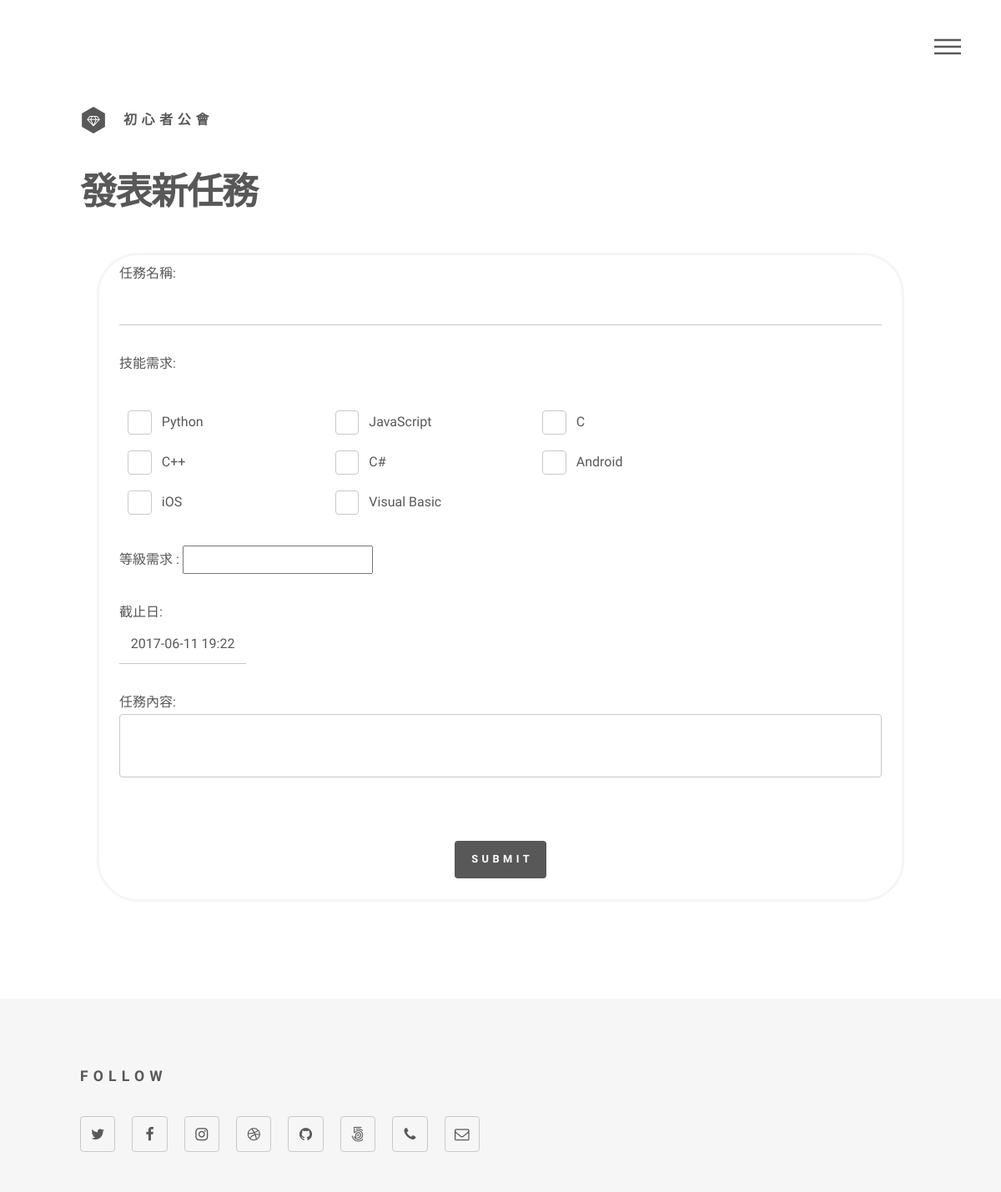
The page /missionboard/new_mission/ on the database as committed earlier.
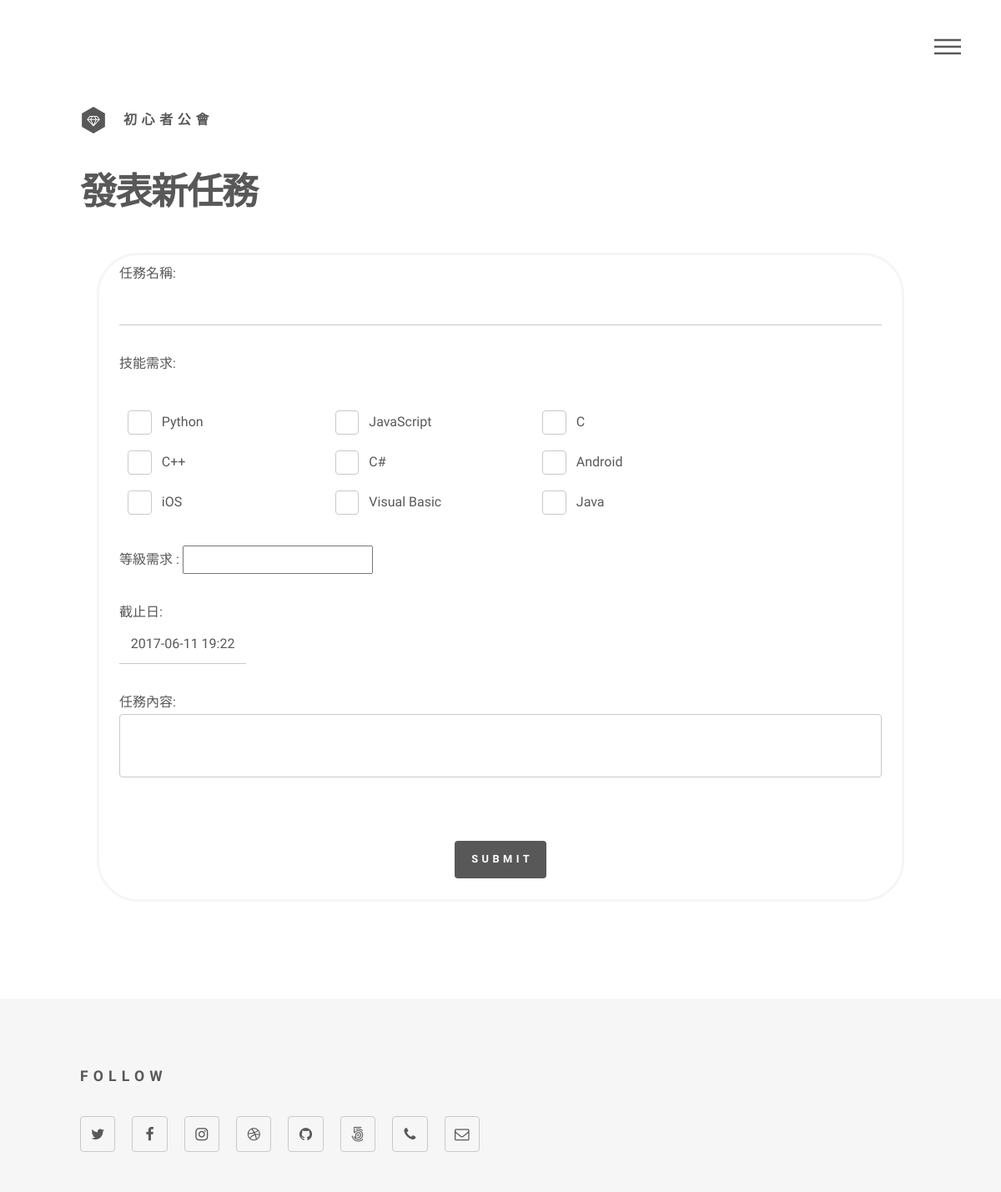
The same page on the database as committed later.
### missionboard/models.py (models this page shows)
class Skill(models.Model):
    name = models.CharField(max_length=50)
    description = models.CharField(max_length=100)
    objects = SkillManager()
    def __str__(self):
        return self.name

### missionboard/views/eason.py (the view, shortened to what this page needs)
def new_mission(request):
    if request.method == 'GET':
        form = NewMissionForm()
        context = {
            'user': get_user(request.user),
            'form': form,
        }
        return render(request, 'NewMissionView.html', context)
    else:
        print('WTF?')
        return redirect('missionboard_index')

### missionboard/forms.py
class NewMissionForm(forms.Form):
    name = forms.CharField(
        max_length=100,
        label='任務名稱',
    )
    required_skills = forms.ModelMultipleChoiceField(
        queryset=Skill.objects.all(),
        widget=forms.CheckboxSelectMultiple()
    )
    required_level = forms.IntegerField(
        label='等級需求',
        min_value=0,
        widget=forms.NumberInput(attrs={
            'class': 'align-center'
        })
    )
    application_deadline = forms.DateTimeField(
        label='截止報名日期',
        widget=forms.TextInput(attrs={
            'class': 'align-center'
        })
    )
    description = forms.CharField(
        label='任務內容',
        widget=forms.Textarea(attrs={
            'class': 'box',
            'rows': 5,
            'style': 'overflow: hidden; resize: none;',
        })
    )

### missionboard/views/auth.py (called while the page is built)
def get_user(user):
    if user.is_authenticated():
        return user
    else:
        return None

### missionboard/templates/NewMissionView.html (shortened to what this page needs)
{% extends "layout/base.html" %}
{% load static %}
{% block content %}
<div id="main">
	<div class="inner">
		<h1>發表新任務</h1>
		<div>
			<div class="casebox box">
				<form method="post">
					<p>任務名稱: {{form.name}}</p>
					<p>技能需求:</p>
					<div class="12u 12u$(small) row mission_check">
						{% for c in form.required_skills %}
						<div class="3u">
							<label for={{c.id_for_label}}>{{c.choice_label}}</label>
						</div>
						{% endfor %}
					</div><br>
					<p>等級需求 : {{form.required_level}}</p>
					<p class="2u 12u(small)">截止日:
						{{form.application_deadline}}
					</p>
					<p>任務內容:
						{{form.description}}
					</p>
					<br>
					<ul class="actions align-center">
						<li><input type="submit" class="button special"></li>
					</ul>
				</form>
			</div>
		</div>
	</div>
</div>
{% endblock %}
{% block FooterScript %}
<link href="https://code.jquery.com/ui/1.10.4/themes/ui-lightness/jquery-ui.css" rel="stylesheet">
<link href="{% static "assets/css/jquery.simple-dtpicker.css" %}" rel="stylesheet">
{% endblock %}

Rows that differ between the two databases and show on the page:
added Skill: choice_label "Java"
